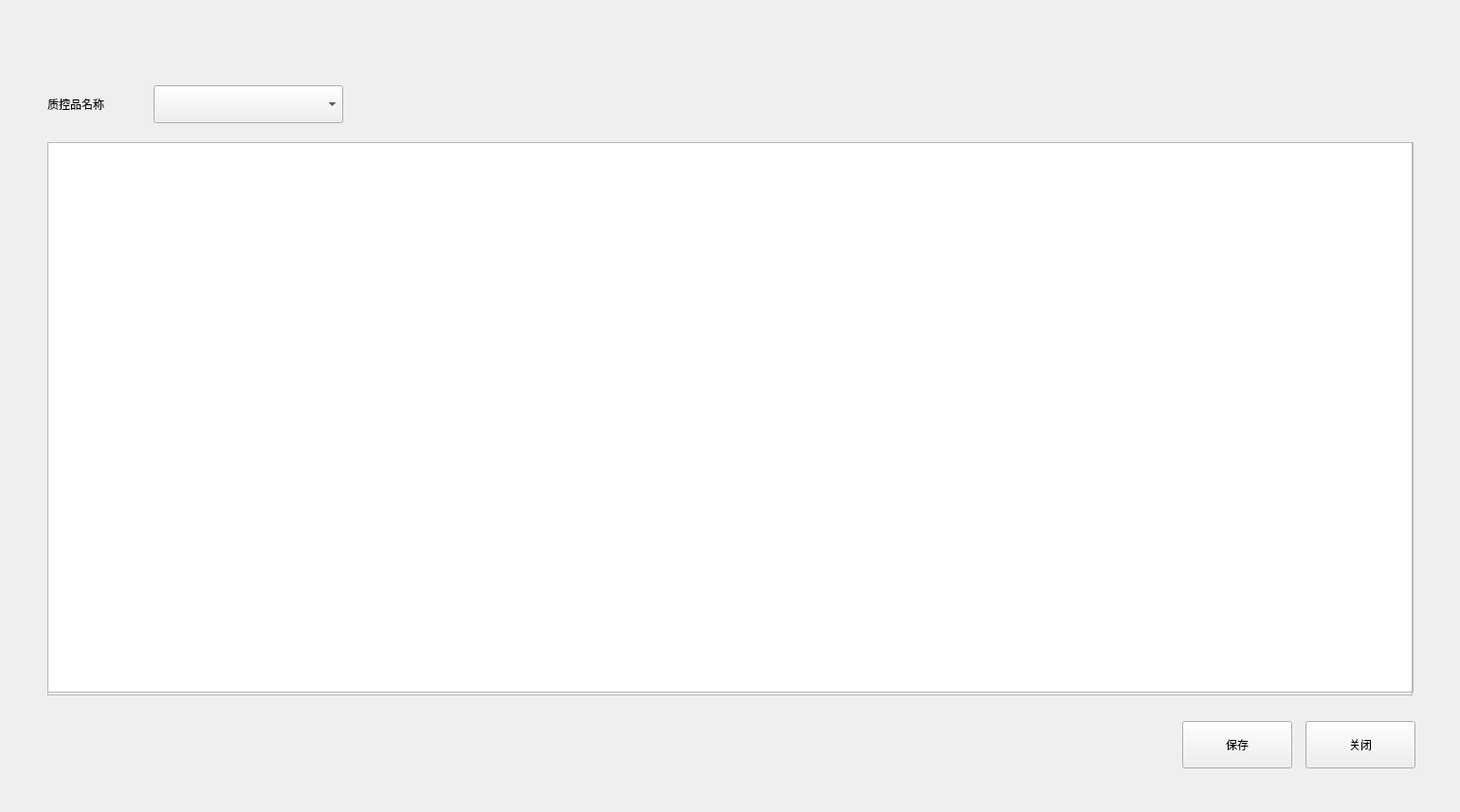
<?xml version="1.0" encoding="UTF-8"?>
<ui version="4.0">
 <class>QDefaultQcApp</class>
 <widget class="BaseDlg" name="QDefaultQcApp">
  <property name="geometry">
   <rect>
    <x>0</x>
    <y>0</y>
    <width>1540</width>
    <height>857</height>
   </rect>
  </property>
  <property name="windowTitle">
   <string>QDefaultQcApp</string>
  </property>
  <widget class="QLabel" name="label">
   <property name="geometry">
    <rect>
     <x>50</x>
     <y>90</y>
     <width>100</width>
     <height>40</height>
    </rect>
   </property>
   <property name="text">
    <string>质控品名称</string>
   </property>
  </widget>
  <widget class="QComboBox" name="comboBox">
   <property name="geometry">
    <rect>
     <x>162</x>
     <y>90</y>
     <width>200</width>
     <height>40</height>
    </rect>
   </property>
  </widget>
  <widget class="QTableView" name="tableView">
   <property name="geometry">
    <rect>
     <x>50</x>
     <y>150</y>
     <width>1441</width>
     <height>581</height>
    </rect>
   </property>
   <property name="showGrid">
    <bool>false</bool>
   </property>
   <attribute name="horizontalHeaderDefaultSectionSize">
    <number>140</number>
   </attribute>
   <attribute name="horizontalHeaderHighlightSections">
    <bool>false</bool>
   </attribute>
   <attribute name="horizontalHeaderStretchLastSection">
    <bool>true</bool>
   </attribute>
   <attribute name="verticalHeaderDefaultSectionSize">
    <number>45</number>
   </attribute>
  </widget>
  <widget class="QPushButton" name="save_btn">
   <property name="geometry">
    <rect>
     <x>1247</x>
     <y>761</y>
     <width>116</width>
     <height>50</height>
    </rect>
   </property>
   <property name="text">
    <string>保存</string>
   </property>
   <property name="buttons" stdset="0">
    <string>btn_dlg</string>
   </property>
  </widget>
  <widget class="QPushButton" name="pushButton_2">
   <property name="geometry">
    <rect>
     <x>1377</x>
     <y>761</y>
     <width>116</width>
     <height>50</height>
    </rect>
   </property>
   <property name="text">
    <string>关闭</string>
   </property>
   <property name="buttons" stdset="0">
    <string>btn_dlg</string>
   </property>
  </widget>
  <widget class="QFrame" name="line_h">
   <property name="geometry">
    <rect>
     <x>50</x>
     <y>150</y>
     <width>1440</width>
     <height>1</height>
    </rect>
   </property>
   <property name="frameShape">
    <enum>QFrame::StyledPanel</enum>
   </property>
   <property name="frameShadow">
    <enum>QFrame::Raised</enum>
   </property>
   <property name="lines" stdset="0">
    <string>solid</string>
   </property>
  </widget>
  <widget class="QFrame" name="line_h_2">
   <property name="geometry">
    <rect>
     <x>50</x>
     <y>733</y>
     <width>1440</width>
     <height>1</height>
    </rect>
   </property>
   <property name="frameShape">
    <enum>QFrame::StyledPanel</enum>
   </property>
   <property name="frameShadow">
    <enum>QFrame::Raised</enum>
   </property>
   <property name="lines" stdset="0">
    <string>solid</string>
   </property>
  </widget>
  <widget class="QFrame" name="line_v_1">
   <property name="geometry">
    <rect>
     <x>50</x>
     <y>150</y>
     <width>1</width>
     <height>584</height>
    </rect>
   </property>
   <property name="frameShape">
    <enum>QFrame::StyledPanel</enum>
   </property>
   <property name="frameShadow">
    <enum>QFrame::Raised</enum>
   </property>
   <property name="lines" stdset="0">
    <string>solid</string>
   </property>
  </widget>
  <widget class="QFrame" name="line_v_2">
   <property name="geometry">
    <rect>
     <x>1489</x>
     <y>150</y>
     <width>1</width>
     <height>584</height>
    </rect>
   </property>
   <property name="frameShape">
    <enum>QFrame::StyledPanel</enum>
   </property>
   <property name="frameShadow">
    <enum>QFrame::Raised</enum>
   </property>
   <property name="lines" stdset="0">
    <string>solid</string>
   </property>
  </widget>
 </widget>
 <layoutdefault spacing="6" margin="11"/>
 <customwidgets>
  <customwidget>
   <class>BaseDlg</class>
   <extends>QWidget</extends>
   <header>shared/basedlg.h</header>
   <container>1</container>
  </customwidget>
 </customwidgets>
 <resources/>
 <connections/>
</ui>
